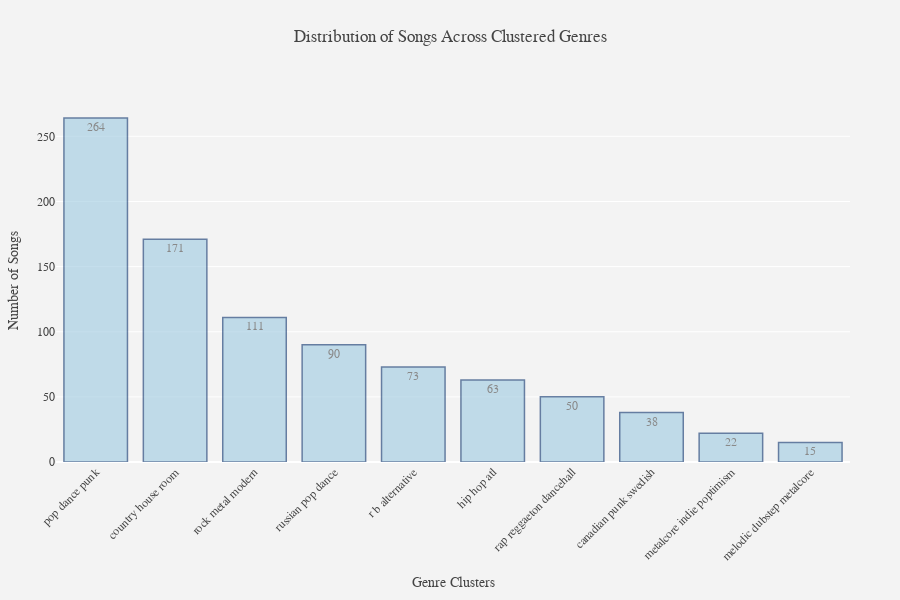

Here is the notebook cell this chart was saved with:
### Code cell
create_clustered_genre_histogram(genre_classification, sp)

### Figure 1 — Plotly figure (JSON) as saved in the notebook; plotly's stock layout.template omitted (floating-point values rounded to 4 significant figures)
{"data": [{"hoverinfo": "text", "hovertext": ["Cluster: pop dance punk<br>Genres:<br>pop emo<br>moroccan pop<br>palestinian pop<br>pixie<br>neon pop punk<br>belarusian pop<br>teen pop<br>k-pop boy group<br>panamanian pop<br>pop<br>puerto rican pop<br>parody<br>pop urbaine<br>pop dance<br>egyptian pop<br>arab pop<br>pop rock<br>french pop<br>dutch rap pop<br>k-pop<br>latin pop<br>ukrainian pop<br>country pop<br>dance pop<br>classic arab pop<br>modern country pop<br>pop punk<br>indonesian pop<br>romanian pop<br>dancehall queen<br>la pop<br>gen z singer-songwriter<br>deep dance pop<br>post-teen pop<br>rumba<br>salsa<br>comic<br>pop edm<br>singer-songwriter pop<br>social media pop<br>lebanese pop<br>nigerian pop<br>israeli pop", "Cluster: country house room<br>Genres:<br>trap latino<br>new romantic<br>melbourne bounce international<br>madchester<br>country dawn<br>deep tropical house<br>etherpop<br>afrobeats<br>chill house<br>shred<br>contemporary country<br>black americana<br>melbourne bounce<br>escape room<br>cubaton<br>country<br>house<br>brooklyn drill<br>europop<br>reparto<br>tropical<br>rif<br>basshall<br>hard alternative<br>kavkaz<br>egyptian alternative<br>trancecore<br>romanian house<br>post-post-hardcore<br>country road<br>metropopolis<br>djent<br>belly dance<br>classic texas country<br>nasheed<br>covertronica<br>outlaw country<br>gymcore<br>brostep<br>big room<br>texas country<br>permanent wave<br>zhenskiy rep<br>edm<br>trap<br>slayer<br>pink noise<br>groove room<br>electropowerpop<br>khaliji<br>otacore<br>shaabi<br>deep rai<br>red dirt<br>new wave<br>sky room<br>rai<br>hyperpop<br>slap house<br>manele<br>deathstep<br>tropical house", "Cluster: rock metal modern<br>Genres:<br>psychedelic soul<br>post-screamo<br>christian rock<br>progressive jazz fusion<br>instrumental bluegrass<br>redneck<br>instrumental rock<br>progressive metal<br>flamenco urbano<br>black punk<br>metal<br>alternative rock<br>nu metal<br>rock<br>grime<br>post-punk<br>heartland rock<br>comic metal<br>reggae fusion<br>metal guitar<br>modern blues rock<br>soul<br>post-grunge<br>modern country rock<br>classic rock<br>progressive electro house<br>modern blues<br>melodic house<br>danish metal<br>instrumental djent<br>egyptian rock<br>modern rock<br>instrumental progressive metal<br>swedish alternative rock<br>future rock<br>mexican classic rock<br>boy band<br>blues rock<br>flamenco guitar<br>dance rock<br>neo soul<br>alternative metal<br>modern salsa<br>urban contemporary<br>comedy rock<br>proto-hyperpop<br>greek metal<br>neo mellow", "Cluster: russian pop dance<br>Genres:<br>classic russian pop<br>russian drill<br>russian dance pop<br>russian viral pop<br>russian gangster rap<br>russian edm<br>dutch edm<br>russian dance<br>russian alt pop<br>russian trap<br>russian pop", "Cluster: r b alternative<br>Genres:<br>hel<br>r&b francais<br>r&b en espanol<br>sad lo-fi<br>r&b<br>alternative r&b<br>dark r&b<br>pop r&b<br>arab alternative<br>afro r&b<br>r&drill<br>g-house", "Cluster: hip hop atl<br>Genres:<br>atl hip hop<br>uk hip hop<br>belgian hip hop<br>nashville hip hop<br>arabic hip hop<br>ohio hip hop<br>southern hip hop<br>nigerian hip hop<br>memphis hip hop<br>french hip hop<br>dutch hip hop<br>australian hip hop<br>tennessee hip hop<br>hawaiian hip hop<br>latin hip hop<br>russian hip hop<br>east coast hip hop<br>hip hop", "Cluster: rap reggaeton dancehall<br>Genres:<br>dancehall<br>country rap<br>reggaeton<br>florida rap<br>rap conscient<br>rap belge<br>rap rock<br>pop rap<br>rap francais<br>rap<br>reggaeton colombiano<br>rap metal<br>rap marseille<br>rap antillais<br>crunk<br>rap tunisien<br>chicago rap<br>rap latina<br>rap maroc", "Cluster: canadian punk swedish<br>Genres:<br>pov: indie<br>nu disco<br>swedish electropop<br>uk dance<br>canadian pop<br>uk diy punk<br>canadian pop punk<br>british soul<br>electro latino<br>canadian electronic<br>uk post-punk<br>swedish pop<br>canadian punk<br>urbano latino<br>australian dance<br>canadian electropop<br>alt z<br>swedish synthpop", "Cluster: metalcore indie poptimism<br>Genres:<br>indie poptimism<br>uk metalcore<br>metalcore<br>nu-metalcore<br>american metalcore<br>progressive metalcore<br>swedish metalcore", "Cluster: melodic dubstep metalcore<br>Genres:<br>melodic metalcore<br>melodic dubstep<br>synthpop<br>screamo<br>dubstep<br>electropop<br>punk<br>emo"], "marker": {"color": "rgb(158,202,225)", "line": {"color": "rgb(8,48,107)", "width": 1.5}}, "opacity": 0.6, "text": ["264", "171", "111", "90", "73", "63", "50", "38", "22", "15"], "textposition": "auto", "type": "bar", "x": ["pop dance punk", "country house room", "rock metal modern", "russian pop dance", "r b alternative", "hip hop atl", "rap reggaeton dancehall", "canadian punk swedish", "metalcore indie poptimism", "melodic dubstep metalcore"], "y": [264, 171, 111, 90, 73, 63, 50, 38, 22, 15]}], "layout": {"bargap": 0.2, "font": {"color": "rgb(68, 68, 68)", "family": "Arial", "size": 12}, "height": 600, "margin": {"b": 100, "l": 50, "r": 50, "t": 100}, "paper_bgcolor": "rgb(243, 243, 243)", "plot_bgcolor": "rgb(243, 243, 243)", "title": {"text": "Distribution of Songs Across Clustered Genres", "x": 0.5, "xanchor": "center", "y": 0.95, "yanchor": "top"}, "xaxis": {"tickangle": -45, "title": {"text": "Genre Clusters"}}, "yaxis": {"title": {"text": "Number of Songs"}}}}
